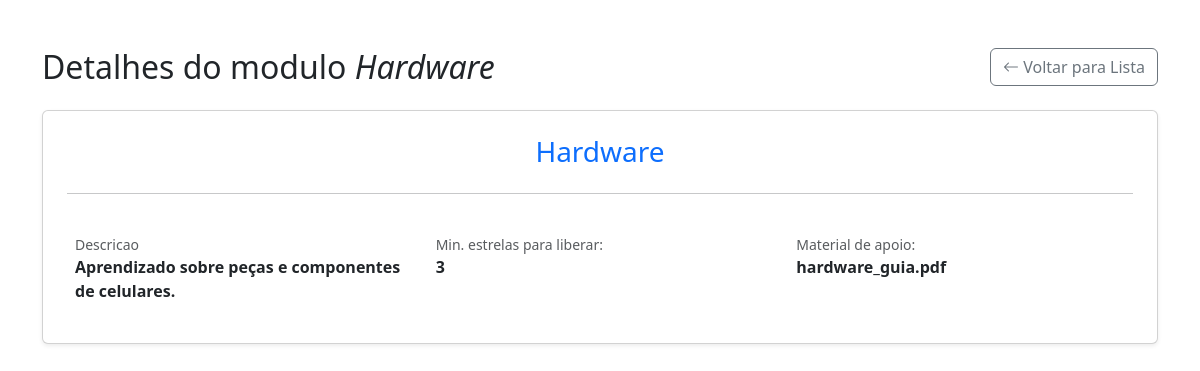
Screenshot of /modulos/modulo?id=2 with the database file from the repository.
### tables this page shows
create table if not exists modulos(
    id_modulo INT AUTO_INCREMENT PRIMARY KEY,
    nome CHAR(50) NOT NULL,
    descricao VARCHAR(2000) NOT NULL,
    min_estrelas_liberacao INT(3) NOT NULL,
    material_apoio VARCHAR(200) NOT NULL
);

### app/controllers/ModuloController.php (called while the page is built, shortened)
<?php
class ModuloController extends Controller{
    private ModuloService $moduloService;
    public function __construct()
    {
        $this->moduloService = new ModuloService();
    }
    public function listarModulo(){
        $id = $_GET['id'];
        $data['modulo'] = $this->moduloService->getModuloById($id);
        $this->view('modulos/modulos_show', $data);
    }
}

### app/core/Router.php (called while the page is built, shortened)
<?php
class Router
{
    private array $routes = [];
    public function get($route, $action){
        $this->routes[] = [
            'method' => 'get',
            'route' => $route,
            'action' => $action
        ];
    }
    public function post($route, $action){
        $this->routes[] = [
            'method' => 'post',
            'route' => $route,
            'action' => $action
        ];
    }
    public function run()
    {
        $uri  = parse_url($_SERVER['REQUEST_URI'], PHP_URL_PATH);
        $method = strtolower($_SERVER['REQUEST_METHOD']);
        foreach ($this->routes as $route) {
            if ($route['route'] == $uri && $route['method'] == $method) {
                return $this->dispatch($route);
            }
        }
        exit('Rota não encontrada');
    }
    public function dispatch($route){
        list($controller, $method) = explode('@', $route['action']);
        $controller = new $controllerClass;
        $controller->$method();
    }
}

### public/index.php (called while the page is built, shortened)
<?php
require_once __DIR__ . '/../app/core/Autoload.php';
$router = new Router();
$router->get('/', 'ModuloController@listarTodos');
$router->get('/modulos', 'ModuloController@listarTodos');
$router->get('/modulos/modulo', 'ModuloController@listarModulo');
$router->get('/modulos/cadastrar', 'ModuloController@criar');
$router->post('/modulos/salvar', 'ModuloController@salvar');
$router->get('/modulos/editar', 'ModuloController@editar');
$router->post('/modulos/atualizar', 'ModuloController@atualizar');
$router->get('/modulos/excluir', 'ModuloController@excluir');
$router->get('/fases/cadastrar', 'FaseController@criar');
$router->post('/fases/salvar', 'FaseController@salvar');
$router->get('/fases/editar', 'FaseController@editar');
$router->post('/fases/atualizar', 'FaseController@atualizar');
$router->get('/fases/excluir', 'FaseController@excluir');
$router->run();

### app/repositories/ModuloRepository.php (called while the page is built, shortened)
<?php
class ModuloRepository{
    private PDO $connection;
    function __construct()
    {
        $this->connection = ConnectionFactory::getConnection();
    }
    public function getModuloById(int $id){
        $stm = $this->connection->prepare("SELECT * FROM modulos WHERE id_modulo = :id");
        $stm->bindValue('id', $id);
        $stm->execute();
        $modulo = $stm->fetch();
        return $modulo;
    }
}

### app/database/ConnectionFactory.php (called while the page is built, shortened)
<?php
class ConnectionFactory {
    private static ?PDO $connection = null;
    public static function getConnection(){
        if (self::$connection == null) {
            try {
                $dsn = "mysql:host=" . DB_HOST . ";dbname=" . DB_NAME ;
                self::$connection = self::createConnection($dsn);
            } catch(Exception $e){
                print("Não foi possível acessar o banco:  " . DB_NAME);
                print("<br>O erro foi: ". $e->getMessage());
                print("<br>Tentando inicializar o banco de dados...");
                $dsn = "mysql:host=" . DB_HOST;
                self::$connection = self::createConnection($dsn);
                $databaseInit = new DatabaseInitializer();
                $databaseInit->init(self::$connection);
                $dsn = "mysql:host=" . DB_HOST . ";dbname=" . DB_NAME ;
                self::$connection = self::createConnection($dsn);
            }
        }
        return self::$connection;
    }
    private static function createConnection(string $dsn){
        $connection = new PDO($dsn, DB_USER, DB_PASS);
        $connection->setAttribute(PDO::ATTR_ERRMODE, PDO::ERRMODE_EXCEPTION);
        $connection->setAttribute(PDO::ATTR_DEFAULT_FETCH_MODE, PDO::FETCH_ASSOC);
        return $connection;
    }
}

### app/services/ModuloService.php (called while the page is built, shortened)
<?php
class ModuloService{
    private ModuloRepository $repository;
    public function __construct()
    {
        $this->repository = new ModuloRepository();
    }
    public function getModuloById(int $id){
        return $this->repository->getModuloById($id);
    }
}

### app/core/Autoload.php (called while the page is built, shortened)
<?php
spl_autoload_register(function ($class) {
    $prefix = 'app\\';
    $baseDir = __DIR__ . '/../';
    if (str_starts_with($class, $prefix)) {
        $path = substr($class, strlen($prefix));
        $classFile = $baseDir .  str_replace('\\', '/', $path) . '.php';
    } else {
        throw new Exception("A classe {$class} não pode ser carregada");
    }
});

### app/views/modulos/modulos_show.php (the view, shortened to what this page needs)
<!DOCTYPE html>
<html lang="pt-br">
<head>
    <link href="https://cdn.jsdelivr.net/npm/bootstrap@5.3.3/dist/css/bootstrap.min.css" rel="stylesheet">
    <link href="https://cdn.jsdelivr.net/npm/bootstrap-icons/font/bootstrap-icons.css" rel="stylesheet">
</head>
<body>
    <div class="container py-5">
        <?php if (isset($modulo)): ?>
            <div class="d-flex justify-content-between align-items-center mb-4">
                <h2 class="mb-0">Detalhes do modulo <i><?= $modulo['nome'] ?></i></h2>
                <a href="<?= URL_BASE ?>/modulos" class="btn btn-outline-secondary">
                    <i class="bi bi-arrow-left"></i> Voltar para Lista
                </a>
            </div>
            <div class="card shadow-sm">
                <div class="card-body p-4">
                    <div class="row g-2">
                        <div class="col-12">
                            <div class="mb-3">
                                <h3 class="mb-0 text-primary text-center"><?= $modulo['nome'] ?></h3>
                            </div>
                            <hr class="my-4">
                            <div class="row g-3 ">
                                <div class="col-sm-4 p-3">
                                    <small class="text-muted d-block uppercase text-xs">Descricao</small>
                                    <span class="fw-bold"><?= $modulo['descricao'] ?? 'Não informada' ?></span>
                                </div>
                                <div class="col-sm-4 p-3">
                                    <small class="text-muted d-block uppercase text-xs">Min. estrelas para liberar:</small>
                                    <span class="fw-bold"><?= $modulo['min_estrelas_liberacao'] ?? 'Não informado' ?></span>
                                </div>
                                <div class="col-sm-4 p-3">
                                    <small class="text-muted d-block uppercase text-xs">Material de apoio:</small>
                                    <span class="fw-bold"><?= $modulo['material_apoio'] ?? 'Não informado' ?></span>
                                </div>
                            </div>
                        </div>
                    </div>
                </div>
            </div>
        <?php endif; ?>
    </div>
</body>
</html>

### rows the page displays
modulos: nome "Hardware", descricao "Aprendizado sobre peças e componentes de celulares.", min_estrelas_liberacao "3", material_apoio "hardware_guia.pdf"
